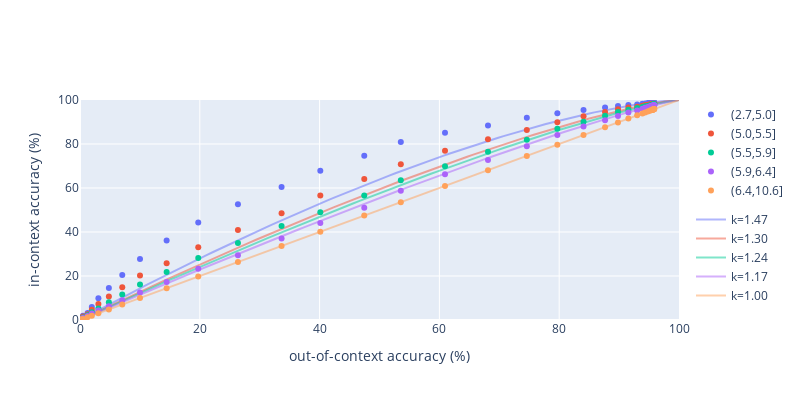
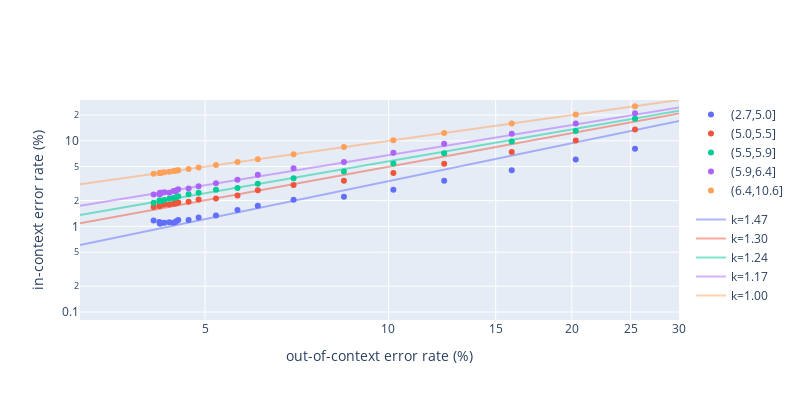

Source (notebook cell) for these figures, in order:
### Code cell
# boothroyd's k

latlm = reslm = 'null'
perplm = binlm = 'tgsmall'

mdl = 'wav2vec2-large-960h-lv60'
num_bins = 5
num_points = 100
binpart = 'dev-clean'
part = 'dev-clean'
add_intercept = False
include_extrema = True

x_interp = np.linspace(0.01, 100, num_points)
ratio = num_points // (num_bins + 2)
print(
    f"mdl {mdl}, part {part} lattice lm {latlm}, rescore lm {reslm} perplexity LM "
    f"{perplm}, bin part {binpart}, bin LM {binlm}"
)

df = perp_df.loc[(perp_df['perplm'] == perplm) & (perp_df['part'] == part)].copy()
bounds = bin_series(perp_df.loc[(perp_df['perplm'] == binlm) & (perp_df['part'] == binpart), 'ent'], num_bins)[1]
df['ent_bin'] = bin_series(df['ent'], bounds, by_rank=False, fmt="{:.01f}")[0]
bin_cats = df['ent_bin'].dtype.categories

if include_extrema:
    min_bin, max_bin = 0, num_bins - 1
else:
    assert num_bins > 2
    min_bin, max_bin = 1, num_bins - 2
    df = df.loc[df['ent_bin'].isin({bin_cats[bin] for bin in range(min_bin, max_bin + 1)})]

print("mean entropy by bin and ratio (highest/bin)")
df_ent = agg_mean_by_lens(df, 'len', 'ent', 'ent_bin')
df_ent[f'bin / {bin_cats[max_bin]}'] = df_ent.loc[df_ent['ent_bin'] == bin_cats[max_bin], 'ent'].iloc[0] / df_ent['ent']
display(df_ent.round(3))

df = df.merge(
    uttwer_df.loc[
        (uttwer_df['reslm'] == reslm) &
        (uttwer_df['latlm'] == latlm) &
        (uttwer_df['mdl'] == mdl)
    ], on=['utt', 'part', 'len'])

df = agg_mean_by_lens(df, 'len', 'wer', ['snr', 'ent_bin'])
df = df.pivot(values='wer', index='snr', columns='ent_bin')

fig_acc, fig_loge = go.Figure(), go.Figure()
x = df[bin_cats[max_bin]]
log_x_lims = np.log10(100 * df[bin_cats[max_bin]].min() - 1), np.log10(30)
log_y_lims = np.log10(100 * df[bin_cats[0]].min() - 1), np.log10(30)
log_x_interp = np.linspace(log_x_lims[0], np.log10(100), num_points)

fits = []
for bin in range(min_bin, max_bin + 1):
    y = df[bin_cats[bin]]
    fit : pd.DataFrame = pg.linear_regression(np.log(x), np.log(y), add_intercept=add_intercept)
    ratio = f"{bin_cats[bin]}/{bin_cats[max_bin]}"
    iv_name, int_name = f"k {ratio}", f"c {ratio}"
    fit['names'] = fit['names'].map({bin_cats[max_bin]: iv_name, "Intercept": int_name})
    if add_intercept:
        c = fit.loc[fit['names'] == int_name, 'coef'].iloc[0]
    else:
        c = 0
    fits.append(fit)
    k = fit.loc[fit['names'] == iv_name, 'coef'].iloc[0]
    colour = px.colors.qualitative.Plotly[bin]
    y_interp = 100 * (1 - np.exp(c) * (1 - x_interp / 100) ** k)
    interp_name = f"k={k:.02f}" + (f", c={c:.02f}" if add_intercept else "")
    fig_acc.add_scatter(
        x=100 - x * 100, y=100 - y * 100,
        name=bin_cats[bin],
        mode='markers',
        legendgroup="points",
        marker=dict(color=colour),
    )
    fig_acc.add_scatter(
        x=x_interp, y=y_interp,
        name=interp_name,
        legendgroup="fits",
        mode='lines', opacity=0.5,
        line=dict(color=colour),
    )
    fig_loge.add_scatter(
        x=100 * x, y=100 * y,
        name=bin_cats[bin],
        mode='markers',
        legendgroup="points",
        marker=dict(color=colour),
    )
    y_interp = 10 ** (k * (log_x_interp - np.log10(100)) + c + np.log10(100))
    fig_loge.add_scatter(
        x=10 ** (log_x_interp), y=y_interp,
        mode='lines',
        opacity=0.5,
        name=interp_name,
        legendgroup="fits",
        line=dict(color=colour),
    )
print("Boothroyd & Nittrouer model fits")
display(pd.concat(fits).round(3))

print("in-context vs. out-of-context accuracy and B & N fits")
fig_acc.update_layout(
    xaxis_title="out-of-context accuracy (%)",
    yaxis_title="in-context accuracy (%)",
    xaxis_tickformat='d',
    yaxis_tickformat='d',
    xaxis_range=[0, 100],
    yaxis_range=[0, 100],
    width=800, height=400,
)
fig_acc.show()
print("in-context vs. out-of-context error rates and B & N fits")
fig_loge.update_layout(
    xaxis_title="out-of-context error rate (%)",
    yaxis_title="in-context error rate (%)",
    width=800, height=400,
)
fig_loge.update_xaxes(type='log', range=log_x_lims)
fig_loge.update_yaxes(type='log', range=log_y_lims)
fig_loge.show()
